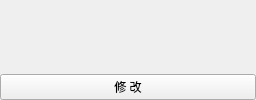
            <widget class="QWidget" name="tab_18">
             <property name="styleSheet">
              <string notr="true"/>
             </property>
             <attribute name="title">
              <string>系统功能管理</string>
             </attribute>
             <layout class="QVBoxLayout" name="verticalLayout_18">
              <property name="spacing">
               <number>0</number>
              </property>
              <property name="leftMargin">
               <number>0</number>
              </property>
              <property name="topMargin">
               <number>0</number>
              </property>
              <property name="rightMargin">
               <number>0</number>
              </property>
              <property name="bottomMargin">
               <number>0</number>
              </property>
              <item>
               <widget class="QWidget" name="widget_func" native="true">
                <property name="styleSheet">
                 <string notr="true">QTreeView{background-color: rgba(19, 67, 79, 1);
color: rgb(255, 255, 255);}

QTreeView::branch:closed:has-children{
	image: url(:/new/prefix1/image/下拉3.png);
}
QTreeView::branch:open:has-children{
	image: url(:/new/prefix1/image/上拉.png);
}</string>
                </property>
                <widget class="QTableWidget" name="tableWidget">
                 <property name="geometry">
                  <rect>
                   <x>190</x>
                   <y>360</y>
                   <width>256</width>
                   <height>192</height>
                  </rect>
                 </property>
                </widget>
               </widget>
              </item>
              <item>
               <widget class="QTableWidget" name="tableWidgetFunction">
                <property name="maximumSize">
                 <size>
                  <width>16777215</width>
                  <height>0</height>
                 </size>
                </property>
                <property name="focusPolicy">
                 <enum>Qt::NoFocus</enum>
                </property>
                <property name="styleSheet">
                 <string notr="true">background-color: rgb(255, 255, 255);</string>
                </property>
                <property name="editTriggers">
                 <set>QAbstractItemView::NoEditTriggers</set>
                </property>
                <property name="selectionBehavior">
                 <enum>QAbstractItemView::SelectRows</enum>
                </property>
                <column>
                 <property name="text">
                  <string>功能名称</string>
                 </property>
                </column>
                <column>
                 <property name="text">
                  <string>控制变量</string>
                 </property>
                </column>
                <column>
                 <property name="text">
                  <string>执行器名称</string>
                 </property>
                </column>
                <column>
                 <property name="text">
                  <string>备注</string>
                 </property>
                </column>
               </widget>
              </item>
              <item>
               <widget class="QPushButton" name="BtnModifyFunction">
                <property name="styleSheet">
                 <string notr="true"/>
                </property>
                <property name="text">
                 <string>修 改</string>
                </property>
               </widget>
              </item>
             </layout>
            </widget>
